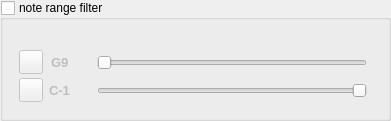
  <widget class="QGroupBox" name="groupBoxNoteRange">
   <property name="geometry">
    <rect>
     <x>440</x>
     <y>180</y>
     <width>391</width>
     <height>121</height>
    </rect>
   </property>
   <property name="toolTip">
    <string>Filter notes by range</string>
   </property>
   <property name="title">
    <string>note range filter</string>
   </property>
   <property name="flat">
    <bool>false</bool>
   </property>
   <property name="checkable">
    <bool>true</bool>
   </property>
   <property name="checked">
    <bool>false</bool>
   </property>
   <widget class="QSlider" name="hsRangeDown">
    <property name="geometry">
     <rect>
      <x>97</x>
      <y>77</y>
      <width>270</width>
      <height>28</height>
     </rect>
    </property>
    <property name="toolTip">
     <string>set lowest note</string>
    </property>
    <property name="minimum">
     <number>0</number>
    </property>
    <property name="maximum">
     <number>127</number>
    </property>
    <property name="pageStep">
     <number>12</number>
    </property>
    <property name="value">
     <number>0</number>
    </property>
    <property name="orientation">
     <enum>Qt::Horizontal</enum>
    </property>
    <property name="invertedAppearance">
     <bool>true</bool>
    </property>
    <property name="invertedControls">
     <bool>true</bool>
    </property>
    <property name="tickPosition">
     <enum>QSlider::NoTicks</enum>
    </property>
    <property name="tickInterval">
     <number>12</number>
    </property>
   </widget>
   <widget class="QLineEdit" name="kbUp">
    <property name="geometry">
     <rect>
      <x>40</x>
      <y>52</y>
      <width>41</width>
      <height>20</height>
     </rect>
    </property>
    <property name="font">
     <font>
      <pointsize>10</pointsize>
      <italic>false</italic>
      <bold>true</bold>
      <underline>false</underline>
      <strikeout>false</strikeout>
      <stylestrategy>PreferDefault</stylestrategy>
      <kerning>true</kerning>
     </font>
    </property>
    <property name="styleSheet">
     <string notr="true">background-color: transparent;</string>
    </property>
    <property name="text">
     <string>G9</string>
    </property>
    <property name="frame">
     <bool>false</bool>
    </property>
    <property name="alignment">
     <set>Qt::AlignCenter</set>
    </property>
    <property name="readOnly">
     <bool>true</bool>
    </property>
   </widget>
   <widget class="QSlider" name="hsRangeUp">
    <property name="geometry">
     <rect>
      <x>97</x>
      <y>49</y>
      <width>270</width>
      <height>28</height>
     </rect>
    </property>
    <property name="toolTip">
     <string>set highest note</string>
    </property>
    <property name="minimum">
     <number>0</number>
    </property>
    <property name="maximum">
     <number>127</number>
    </property>
    <property name="pageStep">
     <number>12</number>
    </property>
    <property name="value">
     <number>0</number>
    </property>
    <property name="orientation">
     <enum>Qt::Horizontal</enum>
    </property>
    <property name="invertedControls">
     <bool>false</bool>
    </property>
    <property name="tickPosition">
     <enum>QSlider::NoTicks</enum>
    </property>
    <property name="tickInterval">
     <number>12</number>
    </property>
   </widget>
   <widget class="QLineEdit" name="kbDown">
    <property name="geometry">
     <rect>
      <x>40</x>
      <y>80</y>
      <width>41</width>
      <height>20</height>
     </rect>
    </property>
    <property name="font">
     <font>
      <pointsize>10</pointsize>
      <italic>false</italic>
      <bold>true</bold>
      <underline>false</underline>
      <strikeout>false</strikeout>
      <stylestrategy>PreferAntialias</stylestrategy>
      <kerning>true</kerning>
     </font>
    </property>
    <property name="styleSheet">
     <string notr="true">background-color: transparent;</string>
    </property>
    <property name="text">
     <string>C-1</string>
    </property>
    <property name="frame">
     <bool>false</bool>
    </property>
    <property name="alignment">
     <set>Qt::AlignCenter</set>
    </property>
    <property name="readOnly">
     <bool>true</bool>
    </property>
   </widget>
   <widget class="QPushButton" name="buttonNoteHi">
    <property name="geometry">
     <rect>
      <x>19</x>
      <y>50</y>
      <width>24</width>
      <height>24</height>
     </rect>
    </property>
    <property name="font">
     <font>
      <pointsize>7</pointsize>
      <italic>false</italic>
      <bold>false</bold>
      <underline>false</underline>
      <strikeout>false</strikeout>
      <stylestrategy>PreferAntialias</stylestrategy>
      <kerning>true</kerning>
     </font>
    </property>
    <property name="toolTip">
     <string>learn highest note from keyboard</string>
    </property>
    <property name="text">
     <string/>
    </property>
    <property name="icon">
     <iconset resource="resources.qrc">
      <normaloff>:/images/keyboard_listen.png</normaloff>
      <normalon>:/images/keyboard_listen_pressed.png</normalon>:/images/keyboard_listen.png</iconset>
    </property>
    <property name="checkable">
     <bool>true</bool>
    </property>
   </widget>
   <widget class="QPushButton" name="buttonNoteLow">
    <property name="geometry">
     <rect>
      <x>19</x>
      <y>78</y>
      <width>24</width>
      <height>24</height>
     </rect>
    </property>
    <property name="font">
     <font>
      <pointsize>7</pointsize>
      <italic>false</italic>
      <bold>false</bold>
      <underline>false</underline>
      <strikeout>false</strikeout>
      <stylestrategy>PreferAntialias</stylestrategy>
      <kerning>true</kerning>
     </font>
    </property>
    <property name="toolTip">
     <string>learn lowest note from keyboard</string>
    </property>
    <property name="text">
     <string/>
    </property>
    <property name="icon">
     <iconset resource="resources.qrc">
      <normaloff>:/images/keyboard_listen.png</normaloff>
      <normalon>:/images/keyboard_listen_pressed.png</normalon>:/images/keyboard_listen.png</iconset>
    </property>
    <property name="checkable">
     <bool>true</bool>
    </property>
   </widget>
   <widget class="QWidget" name="verticalLayoutWidget_11">
    <property name="geometry">
     <rect>
      <x>98</x>
      <y>36</y>
      <width>10</width>
      <height>10</height>
     </rect>
    </property>
    <layout class="QVBoxLayout" name="layoutLedRangeLow"/>
   </widget>
   <widget class="QWidget" name="verticalLayoutWidget_12">
    <property name="geometry">
     <rect>
      <x>356</x>
      <y>36</y>
      <width>10</width>
      <height>10</height>
     </rect>
    </property>
    <layout class="QVBoxLayout" name="layoutLedRangeHigh"/>
   </widget>
   <widget class="QWidget" name="verticalLayoutWidget_13">
    <property name="geometry">
     <rect>
      <x>227</x>
      <y>36</y>
      <width>10</width>
      <height>10</height>
     </rect>
    </property>
    <layout class="QVBoxLayout" name="layoutLedRangeMatch"/>
   </widget>
   <widget class="QWidget" name="keyboard" native="true">
    <property name="geometry">
     <rect>
      <x>96</x>
      <y>51</y>
      <width>276</width>
      <height>57</height>
     </rect>
    </property>
    <property name="styleSheet">
     <string notr="true">background-image: url(:/images/slider_keyboard.png);</string>
    </property>
   </widget>
   <zorder>keyboard</zorder>
   <zorder>kbUp</zorder>
   <zorder>kbDown</zorder>
   <zorder>buttonNoteHi</zorder>
   <zorder>buttonNoteLow</zorder>
   <zorder>hsRangeDown</zorder>
   <zorder>hsRangeUp</zorder>
   <zorder>verticalLayoutWidget_11</zorder>
   <zorder>verticalLayoutWidget_12</zorder>
   <zorder>verticalLayoutWidget_13</zorder>
  </widget>
